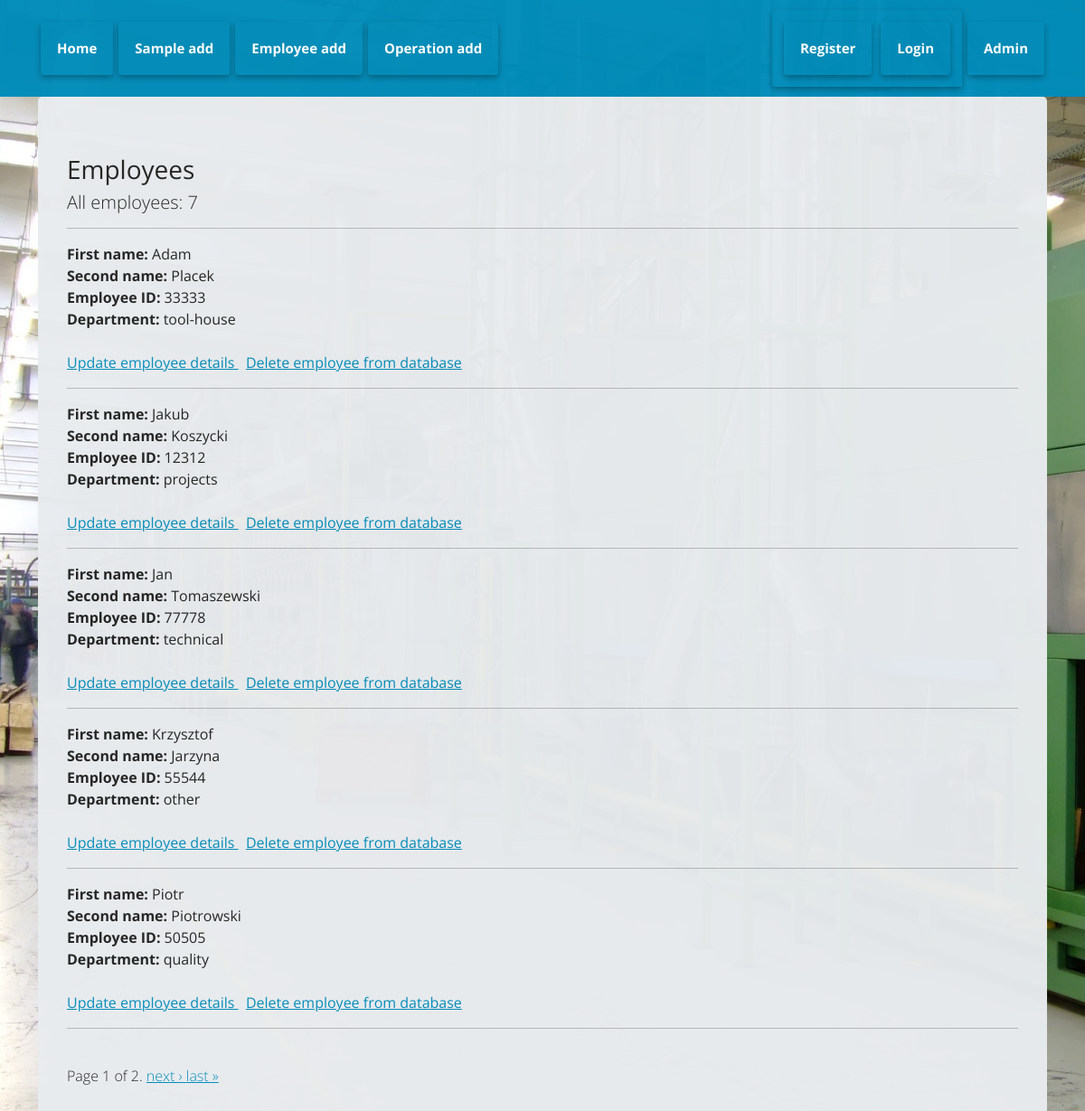
/employees/, run on the app's committed database.
### employees/models.py (models this page shows, shortened)
class Employees(models.Model):
    first_name = models.CharField(max_length=50)
    last_name = models.CharField(max_length=100)
    employee_id = models.IntegerField(validators=[MinValueValidator(10000), MaxValueValidator(99999)], unique=True)
    STATUS_CHOICES = [
        ('quality', 'quality'),
        ('projects', 'projects'),
        ('tool-house', 'tool-house'),
        ('technical', 'technical'),
        ('other', 'other'),
    ]
    department = models.CharField(max_length=20, choices=STATUS_CHOICES)
    class Meta:
        verbose_name = "Employees"
        verbose_name_plural = "Employees"

### employees/views.py (the view)
# urls.py: path('employees/', views.employees, name='employees'),
def employees(request):
    queryDataAll = Employees.objects.all()
    paginator = Paginator(queryDataAll, 5)  # 5 próbek na stronę
    page_number = request.GET.get('page')
    page_obj = paginator.get_page(page_number)
    context = {
        'AllEmployees': queryDataAll,
        'page_obj': page_obj
    }
    return render(request, 'empl/employees.html', context)

### employees/templates/empl/employees.html (shortened to what this page needs)
{% extends 'base.html' %}
{% block content %}
<!DOCTYPE html>
<html lang="en">
<head>
    <h3><b> Employees </b></h3>
    <h5> All employees: {{ AllEmployees.count }} </h5>
</head>
<body>
<hr>
    {% for employee in page_obj %}
        <b>First name:</b> {{ employee.first_name }}
        <br>
        <b>Second name:</b> {{ employee.last_name }}
        <br>
        <b>Employee ID:</b> {{ employee.employee_id }}
        <br>
        <b>Department:</b> {{ employee.department }}
        <br>
        <br>
        <a href="{% url 'employee-update' employee.employee_id %}"> Update employee details </a>
        <a href="{% url 'employee-delete' employee.employee_id %}"> Delete employee from database </a>
        <br>
        <hr>
    {% endfor %}
        <br>
    <div class="pagination">
        <span class="step-links">
            <span class="current-page">
                Page {{ page_obj.number }} of {{ page_obj.paginator.num_pages }}.
            </span>
            {% if page_obj.has_next %}
                <a href="?page={{ page_obj.next_page_number }}" class="pagination-link"> next &rsaquo; </a>
                <a href="?page={{ page_obj.paginator.num_pages }}">last &raquo;</a>
            {% endif %}
        </span>
    </div>
</body>
</html>
{% endblock %}

### data on the page
Employees: first_name "Adam", last_name "Placek", employee_id "33333", department "tool-house"
Employees: first_name "Jakub", last_name "Koszycki", employee_id "12312", department "projects"
Employees: first_name "Jan", last_name "Tomaszewski", employee_id "77778", department "technical"
Employees: first_name "Krzysztof", last_name "Jarzyna", employee_id "55544", department "other"
Employees: first_name "Piotr", last_name "Piotrowski", employee_id "50505", department "quality"

### other printed values
{{ AllEmployees.count }} "7"
{{ page_obj.number }} "1"
{{ page_obj.paginator.num_pages }} "2"
